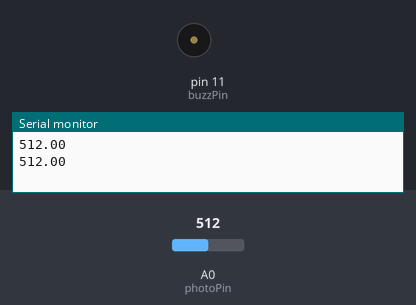
This sketch was run on a simulated Arduino Uno, built with avr-gcc and run on an emulated ATmega328P. Shown: buzzer (waves = sounding), the last lines printed to the serial monitor. The inputs (shaded band) are chosen by the test bench; at power-on: A0 (photoPin) = 512.

Above: at 1.8 s.
1.9 s: A0 (photoPin) set to 0
At 2.4 s:
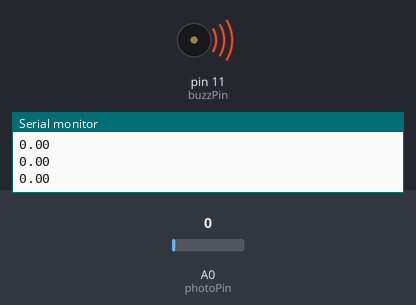
3.6 s: A0 (photoPin) set to 122
Timing chart, 0 to 6.6 s (numbered marks = the images above; inputs shaded):
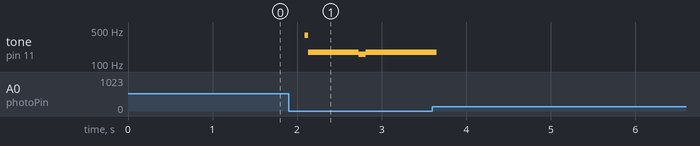

Measured:
- after the input at 1.9 s, tone on pin 11 (buzzPin): silent → 389 Hz after 0.19 s, → 176 Hz 0.04 s later, → 160 Hz 0.60 s later, → 176 Hz 0.08 s later

The sketch:

Photoresistor_Buzzer_Practice.ino
```cpp
int photoPin = A0;
int buzzPin = 11;
float photoValue;

void setup() {
  // put your setup code here, to run once:
  Serial.begin(9600);
  pinMode(buzzPin,OUTPUT);
  pinMode(photoPin,INPUT);
}

void loop() {
  // put your main code here, to run repeatedly:
  photoValue = analogRead(photoPin);
  Serial.println(photoValue);
  digitalWrite(buzzPin,HIGH);
  delay(photoValue);
  digitalWrite(buzzPin,LOW);
  delay(photoValue);
}
```
